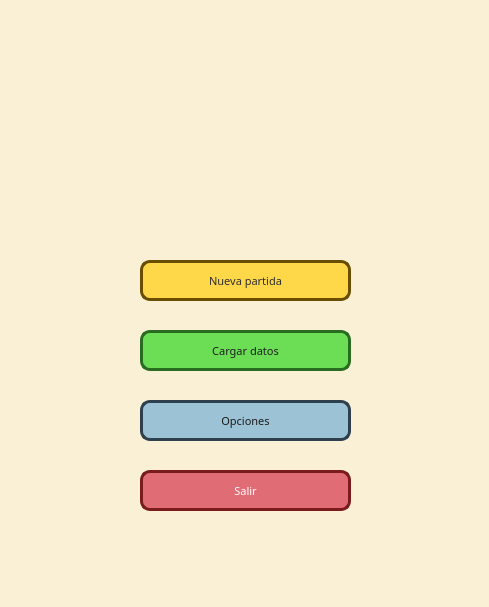
<?xml version="1.0" encoding="UTF-8"?>
<ui version="4.0">
 <class>launcher</class>
 <widget class="QMainWindow" name="launcher">
  <property name="geometry">
   <rect>
    <x>0</x>
    <y>0</y>
    <width>489</width>
    <height>607</height>
   </rect>
  </property>
  <property name="sizePolicy">
   <sizepolicy hsizetype="Fixed" vsizetype="Fixed">
    <horstretch>0</horstretch>
    <verstretch>0</verstretch>
   </sizepolicy>
  </property>
  <property name="windowTitle">
   <string>Launcher</string>
  </property>
  <property name="styleSheet">
   <string notr="true">background-color: #faf0d6;
</string>
  </property>
  <widget class="QWidget" name="centralwidget">
   <widget class="QLabel" name="label_2">
    <property name="geometry">
     <rect>
      <x>120</x>
      <y>70</y>
      <width>251</width>
      <height>121</height>
     </rect>
    </property>
    <property name="text">
     <string/>
    </property>
    <property name="pixmap">
     <pixmap resource="../recursos.qrc">:/imagenes/assets/rey_y_cerdos.png</pixmap>
    </property>
    <property name="scaledContents">
     <bool>true</bool>
    </property>
   </widget>
   <widget class="QLabel" name="label_3">
    <property name="geometry">
     <rect>
      <x>-50</x>
      <y>300</y>
      <width>211</width>
      <height>241</height>
     </rect>
    </property>
    <property name="sizePolicy">
     <sizepolicy hsizetype="Fixed" vsizetype="Fixed">
      <horstretch>0</horstretch>
      <verstretch>0</verstretch>
     </sizepolicy>
    </property>
    <property name="text">
     <string/>
    </property>
    <property name="pixmap">
     <pixmap resource="../recursos.qrc">:/imagenes/assets/rey.png</pixmap>
    </property>
    <property name="scaledContents">
     <bool>true</bool>
    </property>
   </widget>
   <widget class="QPushButton" name="nuevaPartida">
    <property name="geometry">
     <rect>
      <x>140</x>
      <y>260</y>
      <width>211</width>
      <height>41</height>
     </rect>
    </property>
    <property name="font">
     <font>
      <family>Press Start 2P</family>
      <pointsize>8</pointsize>
      <italic>false</italic>
      <bold>false</bold>
     </font>
    </property>
    <property name="styleSheet">
     <string notr="true">QPushButton {
    background-color: #ffd84a;         /* color dorado */
    border: 3px solid #6a4e00;         /* borde oscuro */
    border-radius: 10px;               /* bordes redondeados */
    color: #2e2e2e;                    /* texto oscuro */
    padding: 8px 16px;
}

QPushButton:hover {
    background-color: #ffe680;         /* más claro al pasar el ratón */
}

QPushButton:pressed {
    background-color: #e5c13a;         /* tono más oscuro al pulsar */
    border: 3px solid #4d3700;
}
</string>
    </property>
    <property name="text">
     <string>Nueva partida</string>
    </property>
    <property name="icon">
     <iconset theme="applications-games"/>
    </property>
   </widget>
   <widget class="QPushButton" name="cargarDatos">
    <property name="geometry">
     <rect>
      <x>140</x>
      <y>330</y>
      <width>211</width>
      <height>41</height>
     </rect>
    </property>
    <property name="font">
     <font>
      <family>Press Start 2P</family>
      <pointsize>8</pointsize>
     </font>
    </property>
    <property name="styleSheet">
     <string notr="true">#cargarDatos {
    background-color: #6CDE56;           /* verde base */
    border: 3px solid #296B20;           /* borde verde oscuro */
    border-radius: 10px;
    color: #1E1E1E;                      /* texto casi negro */
   
    padding: 8px 16px;
}

#cargarDatos:hover {
    background-color: #7FF066;           /* más claro al pasar el ratón */
}

#cargarDatos:pressed {
    background-color: #58B947;           /* tono más oscuro al pulsar */
    border: 3px solid #204D1A;
}
</string>
    </property>
    <property name="text">
     <string>Cargar datos</string>
    </property>
    <property name="icon">
     <iconset theme="accessories-dictionary"/>
    </property>
   </widget>
   <widget class="QPushButton" name="opciones">
    <property name="geometry">
     <rect>
      <x>140</x>
      <y>400</y>
      <width>211</width>
      <height>41</height>
     </rect>
    </property>
    <property name="font">
     <font>
      <family>Press Start 2P</family>
      <pointsize>8</pointsize>
     </font>
    </property>
    <property name="styleSheet">
     <string notr="true">#opciones {
    background-color: #9CC3D5;           /* azul grisáceo base */
    border: 3px solid #2E3F4E;           /* borde más oscuro */
    border-radius: 10px;
    color: #1A1A1A;

}

#opciones:hover {
    background-color: #B5D3E1;           /* tono más claro al pasar el ratón */
}

#opciones:pressed {
    background-color: #7CA6BB;           /* tono más oscuro al pulsar */
    border: 3px solid #1E2B35;
}
</string>
    </property>
    <property name="text">
     <string>Opciones</string>
    </property>
    <property name="icon">
     <iconset theme="applications-development"/>
    </property>
   </widget>
   <widget class="QPushButton" name="salir">
    <property name="geometry">
     <rect>
      <x>140</x>
      <y>470</y>
      <width>211</width>
      <height>41</height>
     </rect>
    </property>
    <property name="font">
     <font>
      <family>Press Start 2P</family>
      <pointsize>8</pointsize>
     </font>
    </property>
    <property name="styleSheet">
     <string notr="true">#salir {
    background-color: #E06C75;
    border: 3px solid #7A1C1C;
    border-radius: 10px;
    color: white;
}
#salir:hover {
    background-color: #EE828A;
}
#salir:pressed {
    background-color: #C1555D;
    border: 3px solid #5A0F0F;
}
</string>
    </property>
    <property name="text">
     <string>Salir</string>
    </property>
    <property name="icon">
     <iconset theme="application-exit"/>
    </property>
   </widget>
   <widget class="QLabel" name="label">
    <property name="geometry">
     <rect>
      <x>360</x>
      <y>330</y>
      <width>181</width>
      <height>201</height>
     </rect>
    </property>
    <property name="text">
     <string/>
    </property>
    <property name="pixmap">
     <pixmap resource="../recursos.qrc">:/imagenes/assets/cerdito.png</pixmap>
    </property>
    <property name="scaledContents">
     <bool>true</bool>
    </property>
   </widget>
  </widget>
  <widget class="QStatusBar" name="statusbar"/>
 </widget>
 <resources>
  <include location="../recursos.qrc"/>
 </resources>
 <connections/>
</ui>
